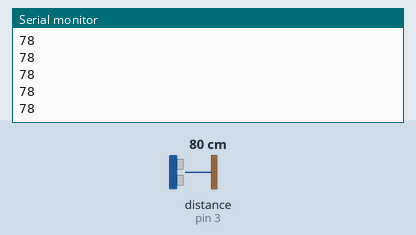
Recording of a sketch running on a simulated Arduino Uno, built with avr-gcc and run on an emulated ATmega328P. On the bench: the last lines printed to the serial monitor. Wiring (inferred from the names in the program): ultrasonic range finder: trigger pin 2; echo pin 3. The inputs (shaded band) are chosen by the test bench; at power-on: distance to the obstacle (sensor on pin 3) 80 cm. The echo pulse lasts 58.3 µs per cm.

Above: at 1.2 s.
1.3 s: distance to the obstacle (sensor on pin 3) set to 22 cm
At 1.48 s:
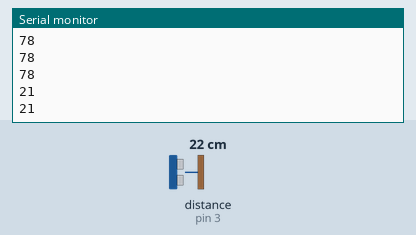
2.8 s: distance to the obstacle (sensor on pin 3) set to 18 cm
At 3.7 s:
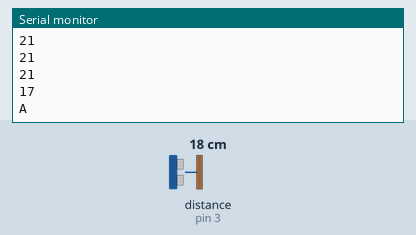
Timing chart, 0 to 5.8 s (numbered marks = the images above; inputs shaded):
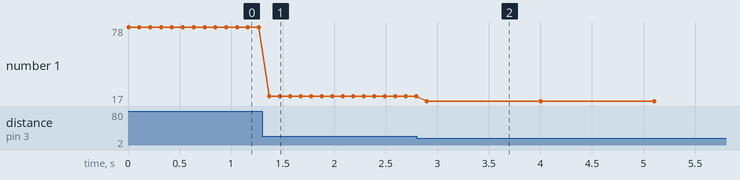

Measured:
- the behaviour switches between 21 and 20 cm on distance to the obstacle (sensor on pin 3) (found by bisection; images 1 and 2)
- after the input at 1.3 s, the serial monitor: prints a new line after 0.07 s (image 1)
- after the input at 2.8 s, the serial monitor: prints a new line after 0.10 s (image 2)
- plotted number 1: 78 → 21 after the input at 1.3 s, 21 → 17 after the input at 2.8 s

The sketch:

AltTabSensor.ino
```cpp
// Keyboard library
// #include <Keyboard.h>
// NOTE: Keyboard library not compatible with Uno board apparently, writing python script instead.

// Set up pins for distance sensor
#define TRIG 2
#define ECHO 3

void setup() {
  // Set up serial port at 9600 baud
  Serial.begin(9600);
  pinMode(TRIG, OUTPUT);
  pinMode(ECHO, INPUT);
  // Keyboard.begin();
}

void loop() {
  int dist = distance(TRIG, ECHO);
  Serial.print(dist);
  Serial.print("\n");
  if (dist < 20) {
    Serial.write('A');
    delay(1000);  // Prevent toggling after signalling
  }
  delay(100);

}

int distance(int trig, int echo) {
    digitalWrite(trig, LOW);
    delayMicroseconds(2);
    digitalWrite(trig, HIGH);
    delayMicroseconds(10);
    digitalWrite(trig, LOW);
    return pulseIn(echo, HIGH) * 0.034/2;
}
```
